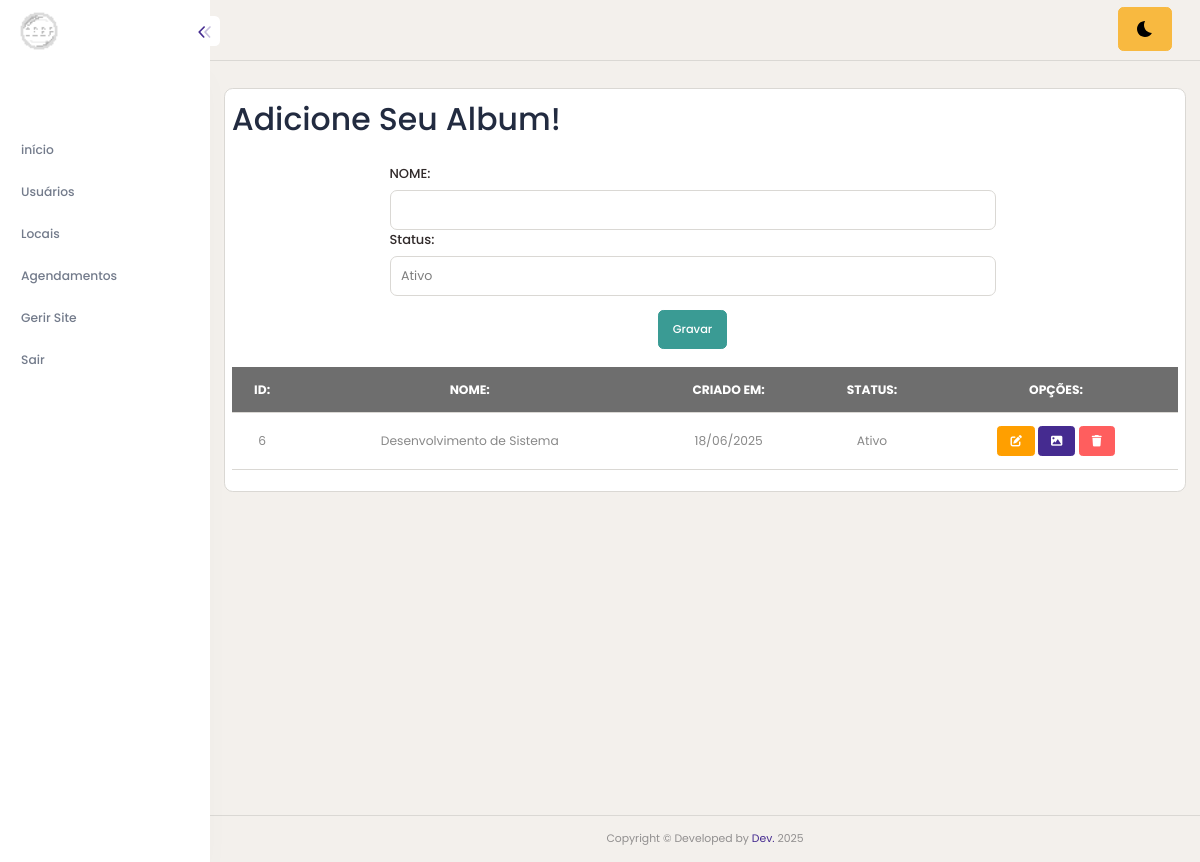
/albuns-cadastro.php (signed in), run on the app's committed database.
### tables this page shows
CREATE TABLE `albuns` (
  `id` int(11) NOT NULL,
  `nome` varchar(255) NOT NULL,
  `data` date DEFAULT NULL,
  `status` tinyint(1) DEFAULT NULL
);

### albuns-cadastro.php (the view, shortened to what this page needs)
<!DOCTYPE html>
<html lang="pt-BR">
<head>
    <?php include("app-header.php"); ?>
</head>
<body>
    <?php include("app-lateral.php"); ?>
    <div class="content-body" style="min-height: 899px;">
        <div class="container-fluid">
            <div class="row">
                <div class="card p-2">
                    <h1>Adicione Seu Album!</h1>
                    <div class="row mt-3 ">
                        <form action="albuns-acao.php" method="post" class="row">
                            <div class="offset-2 col-8">
                                <label for="nome" class="form-label">NOME:</label>
                                <input type="text" class="form-control" id="nome" name="txtNome">
                            </div>
                            <div class="offset-2 col-8">
                                <label for="status" class="form-label">Status:</label>
                                <select type="text" class="form-control" id="status" name="txtStatus">
                                    <option value="1" selected>Ativo</option>
                                </select>
                            </div>
                            <div class="col-12 text-center">
                                <input value="Gravar" type="submit" class="btn btn-success mt-3">
                            </div> <br>
                        </form>
                    </div> <br>
                    <div class="text-center">
                        <table class="table ">
                            <tr class="table-dark">
                                <th>ID:</th>
                                <th>NOME:</th>
                                <th>CRIADO EM:</th>
                                <th>STATUS:</th>
                                <th>OPÇÕES:</th>
                            </tr>
                            <?php
                            $sql = $conn->prepare(" SELECT * from albuns;");
                            $sql->execute();
                            while ($dados = $sql->fetch()) {
                                ?>
                                <tr>
                                    <td>
                                        <?php echo $dados['id'] ?>
                                    </td>
                                    <td>
                                        <?php echo $dados['nome'] ?>
                                    </td>
                                    <td>
                                        <?php $dataCriacao = new DateTime($dados['data']);
                                        echo $dataCriacao->format('d/m/Y');  ?>
                                    </td>
                                    <td>
                                        <?php
                                        if ($dados['status'] == 1) {
                                            echo "Ativo";
                                        } else {
                                            echo "Bloqueado";
                                        }
                                        ?>
                                    </td>
                                    <td class="text-center">
                                        <a href="albuns-editar.php?id=<?php echo $dados['id']; ?>"
                                            class="btn btn-warning btn-sm"><i class="fa-solid fa-pen-to-square"></i></a>
                                        <a href="#" class="btn btn-primary btn-sm" data-bs-toggle="modal"
                                            data-bs-target="#modalFotos" data-album-id="<?php echo $dados['id']; ?>"><i
                                                class="fa-solid fa-image"></i></a>
                                        <a href="albuns-deletar.php?id=<?php echo $dados['id']; ?>"
                                            class="btn btn-danger btn-sm"><i class="fa-solid fa-trash"></i></a>
                                    </td>
                                </tr>
                            <?php } ?>
                        </table>
                    </div>
                </div>
            </div>
        </div>
    </div>
    <?php include("app-footer.php"); ?>
</body>
</html>

### data on the page
albuns: id "6", nome "Desenvolvimento de Sistema", data "18/06/2025", status "Ativo"
